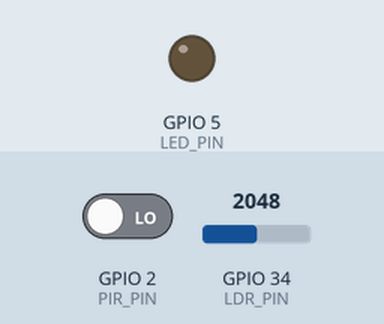
The sketch below on a simulated ESP32. On the bench: output pins drawn as LEDs (lit = HIGH). The test bench sets the inputs (shaded band); at power-on: GPIO 2 (PIR_PIN) LOW, GPIO 34 (LDR_PIN) = 2048. WiFi joins after 1.5 s; servers stay silent unless stated; uploads are accepted with an empty reply; random numbers use the default seed unless the sketch sets one; what the sketch prints to the serial monitor is not drawn.

Above: at 5.9 s.
6.0 s: GPIO 2 (PIR_PIN) driven HIGH
At 11.0 s:
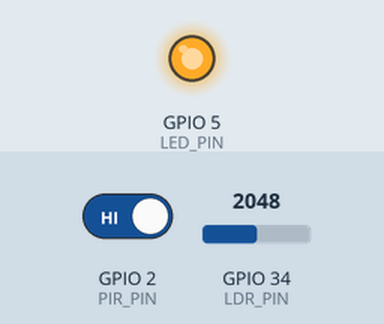
11.7 s: GPIO 2 (PIR_PIN) driven LOW
Timing chart, 0 to 25.0 s (numbered marks = the images above; inputs shaded):
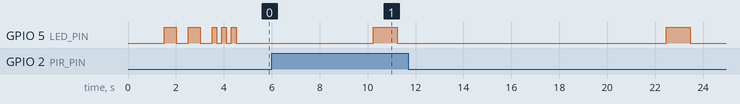

The sketch:

esp32_simple_test_1757552823703.ino
```cpp
/*
 * ESP32 Simple Test Firmware
 * Easy setup for testing the harmonic sensor system
 *
 * Hardware needed:
 * - ESP32 board
 * - Optional: DHT22 sensor (pin 4)
 * - Optional: LDR light sensor (pin 34)
 * - Optional: PIR motion sensor (pin 2)
 *
 * If you don't have sensors, it will generate simulated data
 */

#include <WiFi.h>
#include <HTTPClient.h>
#include <ArduinoJson.h>

// ===== CONFIGURATION =====
// Update these with your WiFi details
const char* ssid = "YOUR_WIFI_NAME";
const char* password = "YOUR_WIFI_PASSWORD";

// Update this with your computer's IP address
// Find it by running: ipconfig (Windows) or ifconfig (Mac/Linux)
const char* serverURL = "http://192.168.1.100:5000/ingest";  // Change IP here

// ===== SENSOR PINS =====
#define DHT_PIN 4
#define LDR_PIN 34
#define PIR_PIN 2
#define LED_PIN 5

// ===== TIMING =====
const unsigned long SEND_INTERVAL = 10000;  // Send data every 10 seconds
unsigned long lastSend = 0;

// ===== VARIABLES =====
bool wifiConnected = false;
int sendCount = 0;

void setup() {
  Serial.begin(115200);
  Serial.println();
  Serial.println("ESP32 Harmonic Sensor - Simple Test");
  Serial.println("===================================");

  // Initialize pins
  pinMode(LED_PIN, OUTPUT);
  pinMode(PIR_PIN, INPUT);
  pinMode(LDR_PIN, INPUT);

  // Connect to WiFi
  connectToWiFi();

  Serial.println("Setup complete!");
  blinkLED(3, 200);  // 3 blinks = ready
}

void loop() {
  // Check WiFi connection
  if (WiFi.status() != WL_CONNECTED) {
    if (millis() - lastSend > 30000) {  // Retry every 30 seconds
      connectToWiFi();
      lastSend = millis();
    }
    return;
  }

  // Send data at intervals
  if (millis() - lastSend >= SEND_INTERVAL) {
    sendSensorData();
    lastSend = millis();
  }

  delay(100);
}

void connectToWiFi() {
  Serial.print("Connecting to WiFi: ");
  Serial.println(ssid);

  WiFi.begin(ssid, password);

  int attempts = 0;
  while (WiFi.status() != WL_CONNECTED && attempts < 20) {
    delay(500);
    Serial.print(".");
    attempts++;
  }

  if (WiFi.status() == WL_CONNECTED) {
    wifiConnected = true;
    Serial.println();
    Serial.println("WiFi connected!");
    Serial.print("IP address: ");
    Serial.println(WiFi.localIP());
    Serial.print("Server URL: ");
    Serial.println(serverURL);
    blinkLED(2, 500);  // 2 long blinks = WiFi connected
  } else {
    wifiConnected = false;
    Serial.println();
    Serial.println("WiFi connection failed");
    blinkLED(5, 100);  // 5 quick blinks = WiFi failed
  }
}

void sendSensorData() {
  if (!wifiConnected) {
    Serial.println("Cannot send: WiFi not connected");
    return;
  }

  HTTPClient http;
  http.begin(serverURL);
  http.addHeader("Content-Type", "application/json");

  // Create sensor data
  DynamicJsonDocument doc(1024);
  doc["device_id"] = "esp32_test";
  doc["send_count"] = sendCount;

  // Read sensors (or generate simulated data if sensors not available)
  float temperature = readTemperature();
  float humidity = readHumidity();
  float pressure = readPressure();
  int light = readLight();
  bool motion = readMotion();

  doc["temperature"] = temperature;
  doc["humidity"] = humidity;
  doc["pressure"] = pressure;
  doc["light"] = light;
  doc["motion"] = motion;
  doc["sound_level"] = random(30, 80);  // Simulated
  doc["vibration"] = random(0, 100) / 1000.0;  // Simulated
  doc["magnetic_field"] = random(20, 30);  // Simulated

  String jsonString;
  serializeJson(doc, jsonString);

  Serial.println("Sending data...");
  Serial.println(jsonString);

  int httpResponseCode = http.POST(jsonString);

  if (httpResponseCode > 0) {
    String response = http.getString();
    Serial.print("HTTP Response Code: ");
    Serial.println(httpResponseCode);
    Serial.print("Response: ");
    Serial.println(response);

    if (httpResponseCode == 200) {
      sendCount++;
      Serial.println("Data sent successfully!");
      blinkLED(1, 1000);  // 1 long blink = success

      // Parse response for Weyl state
      parseResponse(response);
    } else {
      Serial.println("Send failed");
    }
  } else {
    Serial.print("HTTP Error: ");
    Serial.println(httpResponseCode);
  }

  http.end();
}

void parseResponse(String response) {
  DynamicJsonDocument doc(1024);
  deserializeJson(doc, response);

  if (doc["ok"]) {
    String weylState = doc["weyl_state"];
    Serial.print("Weyl State: ");
    Serial.println(weylState);

    // Visual feedback based on Weyl state
    if (weylState == "stable") {
      blinkLED(1, 200);  // 1 short blink
    } else if (weylState == "oscillating") {
      blinkLED(2, 200);  // 2 short blinks
    } else if (weylState == "chaotic") {
      blinkLED(3, 200);  // 3 short blinks
    }
  }
}

// ===== SENSOR READING FUNCTIONS =====

float readTemperature() {
  // If you have a DHT22 sensor connected to pin 4, uncomment this:
  // return dht.readTemperature();

  // Otherwise, generate simulated temperature
  return 20 + random(-50, 100) / 10.0;  // 15-30°C
}

float readHumidity() {
  // If you have a DHT22 sensor connected to pin 4, uncomment this:
  // return dht.readHumidity();

  // Otherwise, generate simulated humidity
  return 40 + random(-20, 40);  // 20-80%
}

float readPressure() {
  // If you have a BMP280 sensor, uncomment this:
  // return bmp.readPressure() / 100.0;

  // Otherwise, generate simulated pressure
  return 1013 + random(-20, 20);  // 993-1033 hPa
}

int readLight() {
  // Read LDR sensor on pin 34
  int lightValue = analogRead(LDR_PIN);

  // If no LDR connected, generate simulated light
  if (lightValue < 10) {
    return random(100, 1000);
  }

  return lightValue;
}

bool readMotion() {
  // Read PIR sensor on pin 2
  return digitalRead(PIR_PIN) == HIGH;
}

void blinkLED(int times, int duration) {
  for (int i = 0; i < times; i++) {
    digitalWrite(LED_PIN, HIGH);
    delay(duration);
    digitalWrite(LED_PIN, LOW);
    delay(duration);
  }
}

// ===== UTILITY FUNCTIONS =====

void printSystemInfo() {
  Serial.println("=== System Info ===");
  Serial.print("WiFi Status: ");
  Serial.println(wifiConnected ? "Connected" : "Disconnected");
  Serial.print("Send Count: ");
  Serial.println(sendCount);
  Serial.print("Free Heap: ");
  Serial.println(ESP.getFreeHeap());
  Serial.print("Uptime: ");
  Serial.println(millis() / 1000);
  Serial.println("==================");
}
```
